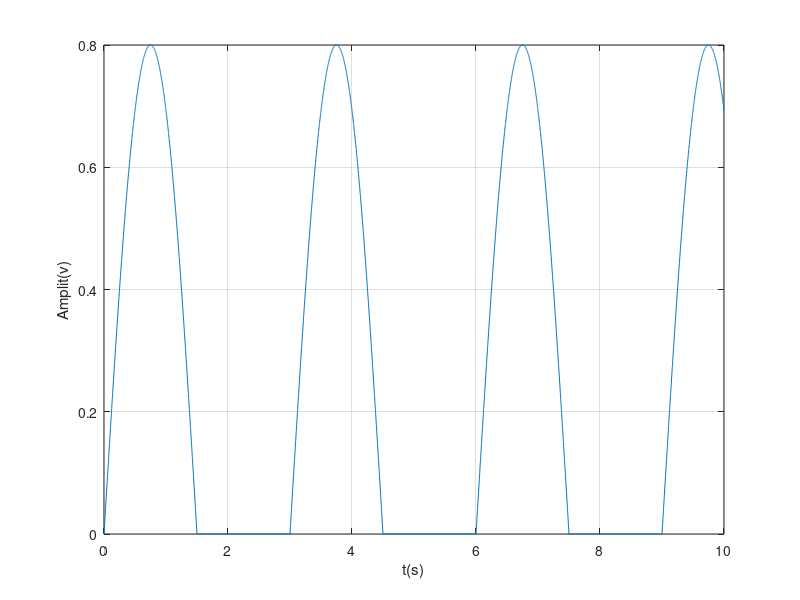

This chart was generated by the following MATLAB code:
%P4
%Amplit=0.8
%T=3 => F=1/3
%w(omega)= 2pi *frecventa
t=0:0.002:10;
F=1/3;
s=0.8*sin(2*pi*t*F);%generam semnalul sinusoidal
%pentru a face redresarea,elementele care trec pe partea negativa vor
%deveni = 0, semnalul va fi doar pozitiv
s(s<0)=0; 
plot(t,s);
grid;
xlabel('t(s)');
ylabel('Amplit(v)');


